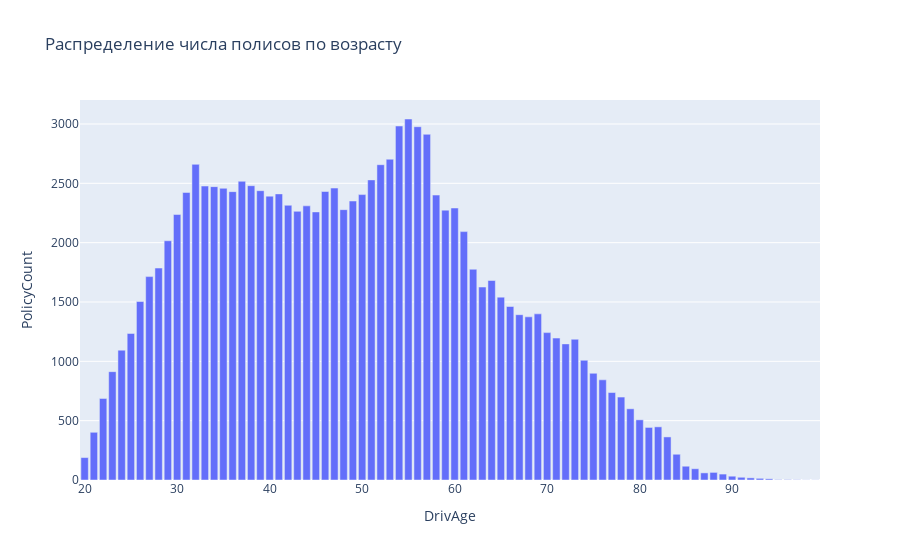

Here is the notebook cell this chart was saved with:
### Code cell
fig = px.bar(df_group_age, x='DrivAge', y='PolicyCount', title='Распределение числа полисов по возрасту')
fig.show()

### Figure 1 — Plotly figure (JSON) as saved in the notebook; plotly's stock layout.template omitted (floating-point values rounded to 4 significant figures)
{"data": [{"alignmentgroup": "True", "hovertemplate": "DrivAge=%{x}<br>PolicyCount=%{y}<extra></extra>", "legendgroup": "", "marker": {"color": "#636efa"}, "name": "", "offsetgroup": "", "orientation": "v", "showlegend": false, "textposition": "auto", "type": "bar", "x": [20, 21, 22, 23, 24, 25, 26, 27, 28, 29, 30, 31, 32, 33, 34, 35, 36, 37, 38, 39, 40, 41, 42, 43, 44, 45, 46, 47, 48, 49, 50, 51, 52, 53, 54, 55, 56, 57, 58, 59, 60, 61, 62, 63, 64, 65, 66, 67, 68, 69, 70, 71, 72, 73, 74, 75, 76, 77, 78, 79, 80, 81, 82, 83, 84, 85, 86, 87, 88, 89, 90, 91, 92, 93, 94, 95, 96, 97, 98, 99], "xaxis": "x", "y": [189, 402, 687, 913, 1094, 1235, 1504, 1714, 1786, 2016, 2237, 2423, 2660, 2477, 2472, 2458, 2430, 2517, 2480, 2438, 2392, 2411, 2315, 2264, 2310, 2259, 2431, 2460, 2278, 2351, 2405, 2529, 2657, 2703, 2983, 3042, 2977, 2913, 2401, 2274, 2292, 2093, 1776, 1626, 1681, 1541, 1462, 1393, 1375, 1400, 1242, 1196, 1147, 1186, 1009, 899, 844, 737, 699, 600, 507, 443, 448, 363, 217, 116, 95, 60, 64, 50, 32, 23, 18, 14, 10, 3, 3, 2, 1, 1], "yaxis": "y"}], "layout": {"barmode": "relative", "legend": {"tracegroupgap": 0}, "title": {"text": "Распределение числа полисов по возрасту"}, "xaxis": {"anchor": "y", "domain": [0, 1], "title": {"text": "DrivAge"}}, "yaxis": {"anchor": "x", "domain": [0, 1], "title": {"text": "PolicyCount"}}}}
